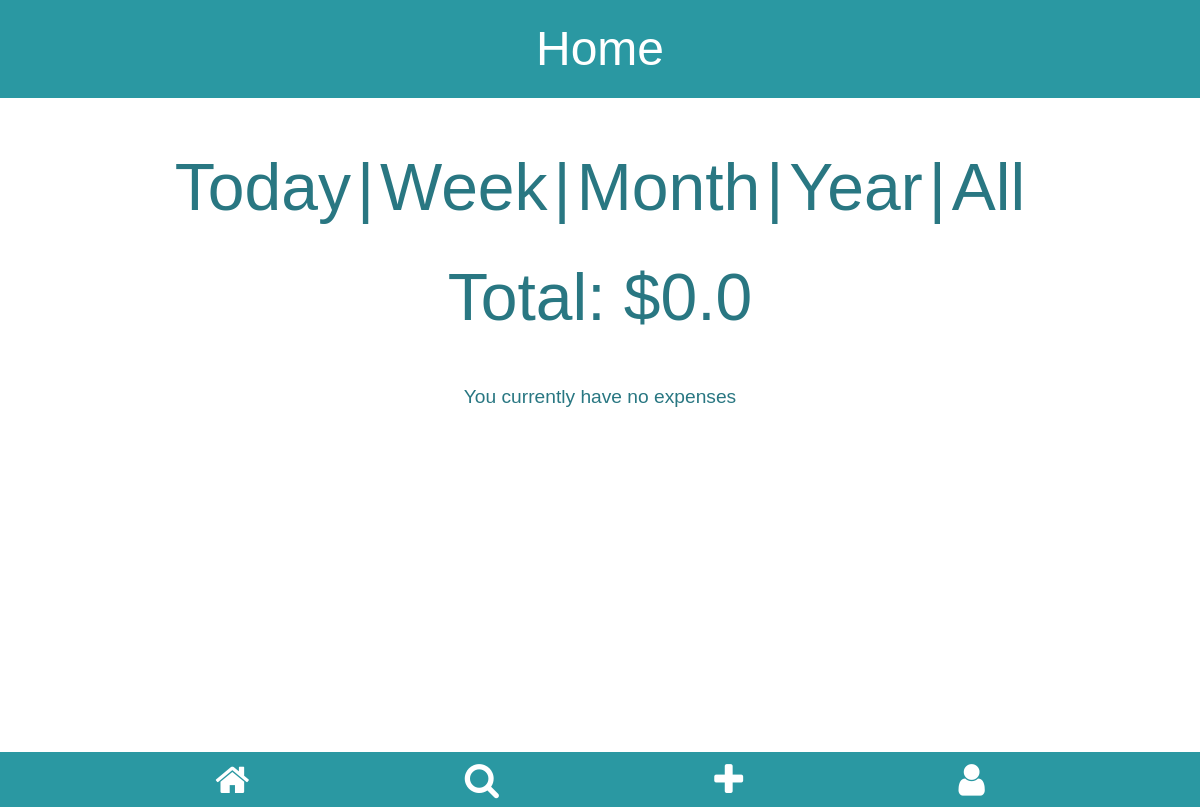
/home/today (signed in), run on an earlier commit of the app's database.
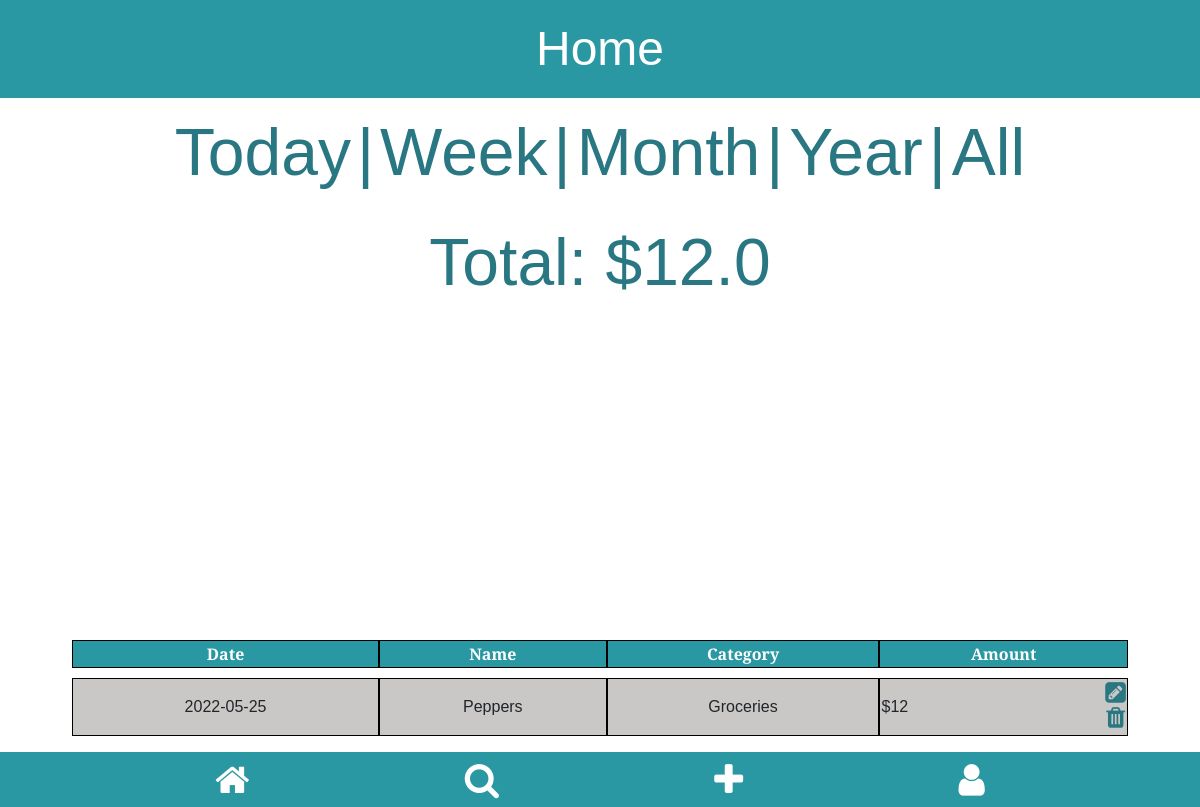
And on a later commit of the database.
### tables this page shows
CREATE TABLE expenses (
                                    id integer PRIMARY KEY,
                                    user_id integer NOT NULL,
                                    name text NOT NULL,
                                    date numeric NOT NULL,
                                    category text NOT NULL,
                                    amount numberic NOT NULL,
                                    FOREIGN KEY (user_id) REFERENCES users (id)
                                );

### app.py (the view, shortened to what this page needs)
@app.route("/home/today", methods=["GET", "POST"])
def homepage_today():
    if "uid" not in session:
        flash("You must be logged in to view this page",  category="alert-warning")
        return redirect(url_for("login"))
    try:
        conn = create_connection("database.db")
        tuple_expenses = get_expense_today(conn, session["uid"])
        pie_data = get_pie_data(conn, session["uid"], "today")
        total_expense = tuple_expenses[0]
    finally:
        conn.close()
    user_expenses = sorted([data_to_dict(each_expense) for each_expense in tuple_expenses[1]],
                           key=lambda d: d["date"], reverse=True)
    return (
        render_template(
            "home_today.html",
            user_expenses=user_expenses,
            total_expense=str(total_expense),
            data=pie_data,
        ),
        200,
    )

### modules/app_helper_module.py (called while the page is built)
def data_to_dict(data_tup: tuple) -> dict:
    return {
        "name": data_tup[2],
        "date": data_tup[3],
        "category": data_tup[4],
        "amount": data_tup[5],
        "eid": data_tup[0],
    }

### modules/expense_module.py (called while the page is built)
def get_total_expenses_by_category_today(conn, uid: int, category: str) -> int:
    cur = conn.cursor()
    cur.execute(
        "SELECT amount FROM expenses WHERE user_id=? AND category=? AND date BETWEEN DATE('now', '-1 day') AND DATE('now')",
        (
            uid,
            category,
        ),
    )
    total = 0
    for row in cur.fetchall():
        total += row[0]
    return total

def get_user_categories(conn, uid: int) -> list:
    cur = conn.cursor()
    cur.execute("SELECT category FROM expenses WHERE user_id=?", (uid,))
    cat = set(cur)
    categories = []
    if cat:
        for c in cat:
            categories.append(c[0])
    return sorted(categories)

### sql_db.py (called while the page is built)
def create_connection(db_file):
    conn = None
    try:
        conn = sqlite3.connect(db_file)
        return conn
    except Error as e:
        print(e)
    return conn

### templates/home_today.html
{% extends 'home.html' %}

### templates/home.html (shortened to what this page needs)
{% extends 'app.html' %}
{% block css_linking %}
<link href="/static/home.css" rel="stylesheet"> {% endblock %}
{% block heading1 %} Home {% endblock %}
{% block main_content %}
<section class="filter-tabs" style="font-size: 5.5vw;">
    <form action="/home/today" method="post">
        <button type="submit" class="filter-btn">Today</button>|
    </form>
    <form action="/home/week" method="post">
        <button type="submit" class="filter-btn">Week</button>|
    </form>
    <form action="/home/month" method="post">
        <button type="submit" class="filter-btn">Month</button>|
    </form>
    <form action="/home/year" method="post">
        <button type="submit" class="filter-btn">Year</button>|
    </form>
    <form action="/home" method="post">
        <button type="submit" class="filter-btn">All</button>
    </form>
</section>
<section class="total-expense" style="font-size: 5.5vw;">
    <p>Total: ${{ total_expense }}</p>
</section>
<section class="no-expenses">
    {% if user_expenses|length < 1 %} <p>You currently have no expenses</p>
        {% endif %}
</section>
<section class="pie-chart-display">
    <div style="width: 100%; overflow: hidden;">
        <div id="piechart_3d" style="width: 100vw; height: 17rem; overflow: hidden;"></div>
    </div>
</section>
<section class="expense-cards">
    <table class="sortable" style="width: 88vw">
        {% if user_expenses|length > 0 %}
        <thead>
            <tr>
                <th>Date</th>
                <th>Name</th>
                <th>Category</th>
                <th>Amount</th>
            </tr>
        </thead>
        {% endif %}
        <tbody>
            {% for user_expense in user_expenses %}
            <tr>
                <td>
                    {{ user_expense.date }}
                </td>
                <td>
                    {{ user_expense.name }}
                </td>
                <td>
                    {{ user_expense.category }}
                </td>
                <td class="expense-amount">
                    ${{ user_expense.amount }}
                    <div class="home-icons">
                        <span id="{{ user_expense.eid }}">
                            <a href="{{ url_for('get_expense', eid=user_expense.eid) }}">
                                <i class="fa fa-pencil-square" aria-hidden="true"></i>
                            </a>
                        </span>
                        <form action="/home" method="POST">
                            <button type="submit" class="btn"><i class="fa fa-trash" aria-hidden="true"></i></button>
                        </form>
                    </div>
                </td>
            </tr>
            {% endfor %}
        </tbody>
    </table>
</section>
{% endblock %}

What changed in the data, as far as the page shows it:
added expenses: date "2022-05-25", name "Peppers", category "Groceries", amount "12"
Also different on the page:
{{ total_expense }}: "0.0" → "12.0"
text no longer shown: "You currently have no expenses"
text now shown: "Date Name Category Amount"
